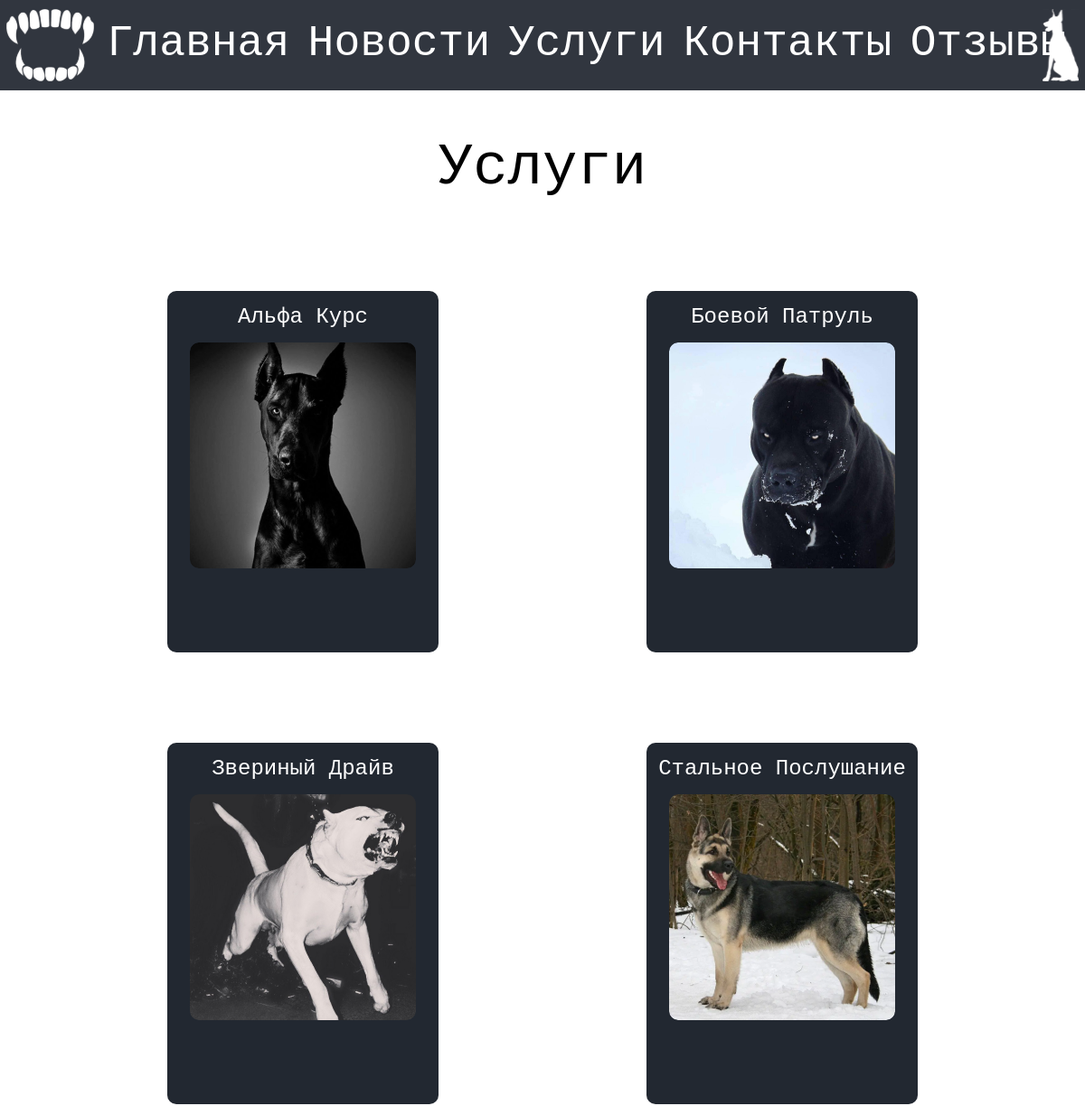
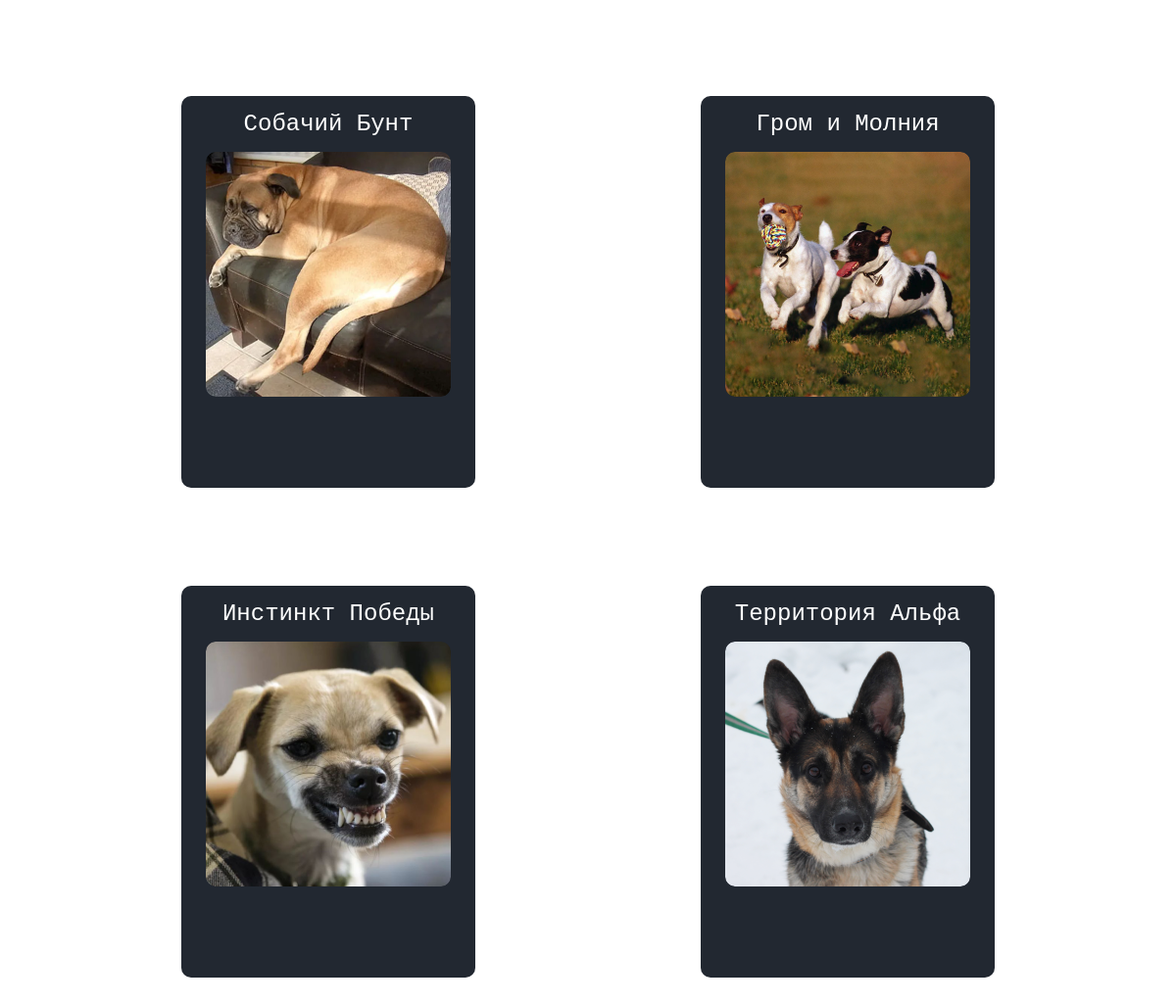
/services.php, run on the app's committed database (2 pictures, top to bottom).
### tables this page shows
CREATE TABLE `Services` (
  `service_id` int NOT NULL,
  `photo_path` varchar(255) DEFAULT NULL,
  `title` varchar(255) DEFAULT NULL,
  `description` text
);

### services.php (the view, shortened to what this page needs)
<!DOCTYPE html>
<html lang="en">
<head>
  <link rel="stylesheet" href="style.css">
</head>
<body>
<header>
    <img src="img/up_image1.svg" alt="" height="80px">
    <div class="toolbar">
        <a href="index.php">Главная</a>
        <a href="news.php">Новости</a>
        <a href="services.php">Услуги</a>
        <a href="contacts.php">Контакты</a>
        <a href="reviews.php">Отзывы</a>
      </div>
    <img src="img/up_image2.svg" alt="" height="80px">
</header>
<div class="content_services">
  <p class="content_title">Услуги</p>
  <div class="services_blocks-container">
  <?php
  include 'config.php';
  $sql = "SELECT service_id, photo_path, title, description FROM Services";
  $result = $conn->query($sql);
  if ($result->num_rows > 0) {
      while($row = $result->fetch_assoc()) {
          echo '<div class="service_block">';
          echo '<p class="title_service_block">' . $row["title"] . '</p>';
          echo '<img src="' . $row["photo_path"] . '" alt="" class="service_image">';
          echo '</div>';
      }
  } else {
      echo "Упс... Услуг пока не предоставляется";
  }
  ?>
  </div>
</div>
</body>
</html>

### style.css (style rules this page uses)
* { margin: 0 auto; padding: 0 auto; font-family: "Courier New", Courier, monospace; transition: 0.5s; }
header { display: flex; text-align: center; align-items: center; background-color: #31363f; height: 100px; width: 100%; }
header a { font-size: 48px; color: #fff; text-decoration: none; position: relative; padding-bottom: 5px; }
.toolbar { display: flex; gap: 2%; width: 85%; }
header a::before, header a::after { content: ""; position: absolute; width: 0; height: 2px; bottom: 0; background-color: #fff; transition: all 0.5s ease; }
header a::before { left: 50%; }
header a::after { right: 50%; }
.content_title { font-size: 64px; }
.content_services { width: 80%; text-align: center; margin-top: 50px; }
.services_blocks-container { display: flex; flex-wrap: wrap; margin-top: 100px; gap: 100px; margin-bottom: 100px; }
.service_block { background-color: #222831; width: 300px; height: 400px; border-radius: 10px; overflow: hidden; position: relative; }
.title_service_block { color: #fff; font-size: 24px; margin: 15px 0; z-index: 1; }
.service_image { width: 100%; height: 250px; transition: opacity 0.8s ease; width: 250px; border-radius: 10px; }

### data on the page
services: title "Альфа Курс", photo_path (picture)
services: title "Боевой Патруль", photo_path (picture)
services: title "Звериный Драйв", photo_path (picture)
services: title "Стальное Послушание", photo_path (picture)
services: title "Собачий Бунт", photo_path (picture)
services: title "Гром и Молния", photo_path (picture)
services: title "Инстинкт Победы", photo_path (picture)
services: title "Территория Альфа", photo_path (picture)
